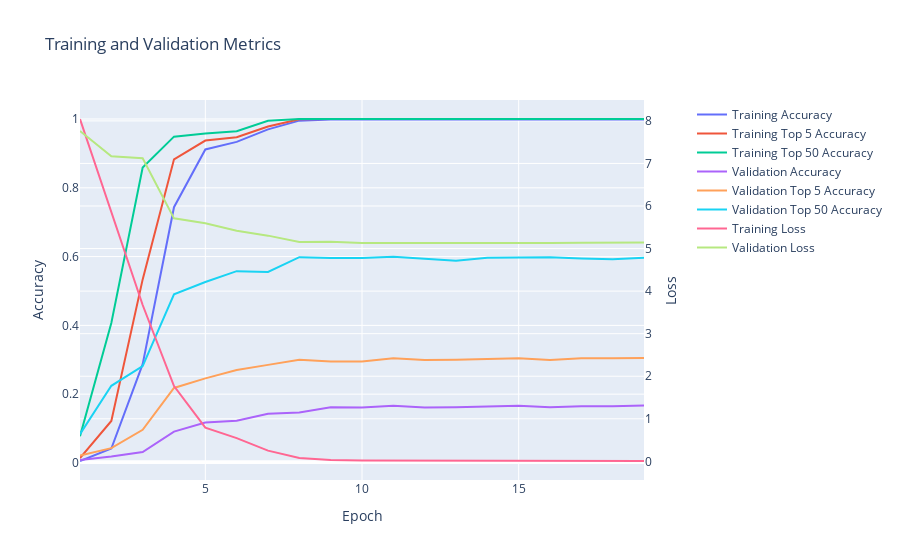

Notebook code for this chart:
### Code cell
arcface_similarity_model.display_training_history()

### Figure 1 — Plotly figure (JSON) as saved in the notebook; plotly's stock layout.template omitted (floating-point values rounded to 4 significant figures)
{"data": [{"mode": "lines", "name": "Training Accuracy", "type": "scatter", "x": [1, 2, 3, 4, 5, 6, 7, 8, 9, 10, 11, 12, 13, 14, 15, 16, 17, 18, 19], "xaxis": "x", "y": [0.005698, 0.0421, 0.2871, 0.7436, 0.9114, 0.9335, 0.9699, 0.9953, 0.9984, 0.9987, 0.9987, 0.9987, 0.9987, 0.9987, 0.9987, 0.9987, 0.9987, 0.9987, 0.9987, 0.9987], "yaxis": "y"}, {"mode": "lines", "name": "Training Top 5 Accuracy", "type": "scatter", "x": [1, 2, 3, 4, 5, 6, 7, 8, 9, 10, 11, 12, 13, 14, 15, 16, 17, 18, 19], "xaxis": "x", "y": [0.01393, 0.1222, 0.5337, 0.8829, 0.9373, 0.9468, 0.9782, 0.9991, 1.0, 1.0, 1.0, 1.0, 1.0, 1.0, 1.0, 1.0, 1.0, 1.0, 1.0, 1.0], "yaxis": "y"}, {"mode": "lines", "name": "Training Top 50 Accuracy", "type": "scatter", "x": [1, 2, 3, 4, 5, 6, 7, 8, 9, 10, 11, 12, 13, 14, 15, 16, 17, 18, 19], "xaxis": "x", "y": [0.07787, 0.4068, 0.8588, 0.9487, 0.9576, 0.9642, 0.9946, 1.0, 1.0, 1.0, 1.0, 1.0, 1.0, 1.0, 1.0, 1.0, 1.0, 1.0, 1.0, 1.0], "yaxis": "y"}, {"mode": "lines", "name": "Validation Accuracy", "type": "scatter", "x": [1, 2, 3, 4, 5, 6, 7, 8, 9, 10, 11, 12, 13, 14, 15, 16, 17, 18, 19], "xaxis": "x", "y": [0.008872, 0.01901, 0.03169, 0.09125, 0.1179, 0.1229, 0.1432, 0.147, 0.1622, 0.161, 0.166, 0.161, 0.1622, 0.1648, 0.166, 0.1622, 0.1648, 0.1648, 0.1673, 0.166], "yaxis": "y"}, {"mode": "lines", "name": "Validation Top 5 Accuracy", "type": "scatter", "x": [1, 2, 3, 4, 5, 6, 7, 8, 9, 10, 11, 12, 13, 14, 15, 16, 17, 18, 19], "xaxis": "x", "y": [0.02155, 0.04309, 0.09632, 0.218, 0.2459, 0.27, 0.2852, 0.3004, 0.2953, 0.2953, 0.3042, 0.2991, 0.3004, 0.3029, 0.3042, 0.2991, 0.3042, 0.3042, 0.3054, 0.308], "yaxis": "y"}, {"mode": "lines", "name": "Validation Top 50 Accuracy", "type": "scatter", "x": [1, 2, 3, 4, 5, 6, 7, 8, 9, 10, 11, 12, 13, 14, 15, 16, 17, 18, 19], "xaxis": "x", "y": [0.08365, 0.2243, 0.2814, 0.4905, 0.526, 0.5577, 0.5551, 0.5982, 0.5957, 0.5957, 0.5995, 0.5944, 0.5881, 0.597, 0.597, 0.5982, 0.5944, 0.5919, 0.597, 0.5894], "yaxis": "y"}, {"mode": "lines", "name": "Training Loss", "type": "scatter", "x": [1, 2, 3, 4, 5, 6, 7, 8, 9, 10, 11, 12, 13, 14, 15, 16, 17, 18, 19], "xaxis": "x", "y": [8.044, 5.87, 3.673, 1.769, 0.7937, 0.5452, 0.252, 0.0794, 0.03298, 0.02306, 0.02087, 0.01711, 0.01594, 0.01309, 0.01199, 0.01129, 0.01054, 0.01038, 0.008399, 0.007835], "yaxis": "y2"}, {"mode": "lines", "name": "Validation Loss", "type": "scatter", "x": [1, 2, 3, 4, 5, 6, 7, 8, 9, 10, 11, 12, 13, 14, 15, 16, 17, 18, 19], "xaxis": "x", "y": [7.763, 7.167, 7.12, 5.71, 5.597, 5.418, 5.304, 5.155, 5.163, 5.134, 5.132, 5.137, 5.133, 5.129, 5.125, 5.129, 5.137, 5.135, 5.14, 5.147], "yaxis": "y2"}], "layout": {"title": {"text": "Training and Validation Metrics"}, "xaxis": {"anchor": "y", "domain": [0.0, 0.94], "title": {"text": "Epoch"}}, "yaxis": {"anchor": "x", "domain": [0.0, 1.0], "title": {"text": "Accuracy"}}, "yaxis2": {"anchor": "x", "overlaying": "y", "side": "right", "title": {"text": "Loss"}}}}
